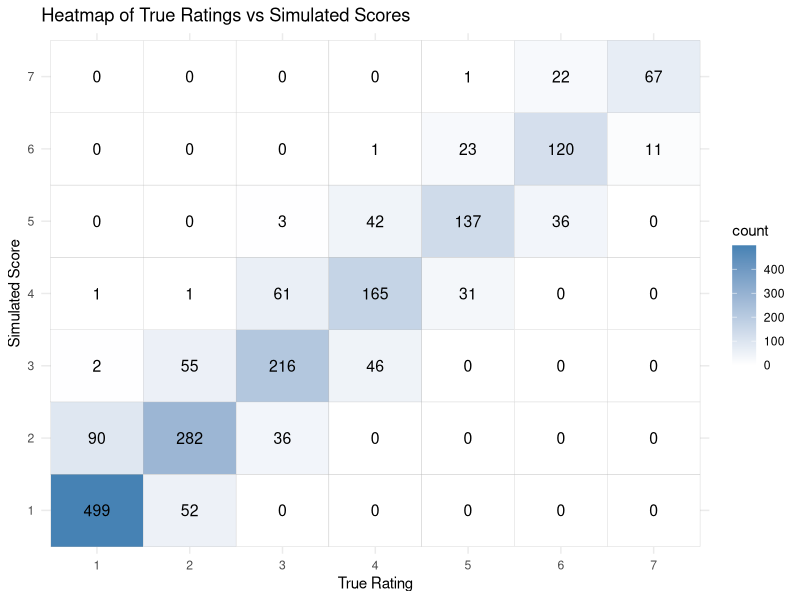

Write R code to recreate this figure.
# This script will create a simulation that applies a DOE concept to test the final screening under multiple 
## paper to rater matching methods

library(tidyverse)
library(dplyr)

# Simulation Shell for Grading 

# Simulation Shell for Grading Assignments in R with Modular Grader Profiles

# Load necessary libraries
library(dplyr)

# ---------------------------
# 1. Define Simulation Parameters
# ---------------------------

# Number of papers to simulate
n_papers <- 1000

# Grader load constraints
min_papers <- 30
max_papers <- 150

# Define grader profiles.
# Each element is a list with two elements:
#  - dist_type: the distribution used to simulate grading error.
#  - params: a list of parameters for that distribution.
#
# In this proof-of-concept we have two types:
# For example, "good" graders use a normal distribution with bias 0 and sd 0.5;
# "bad" graders use a gamma distribution with shape 2 and scale 0.5.
grader_profiles <- list(
  good = list(dist_type = "normal", params = list(bias = 0, sd = 0.5)),
  bad = list(dist_type = "gamma", params = list(shape = 2, scale = 0.5))
)

# Proportions for each grader type (order should match names(grader_profiles))
grader_proportions <- c(good = 0.9, bad = 0.1)

# True rating distribution probabilities for ratings 1 (most likely) to 7 (least likely)
rating_probs <- c(0.3, 0.2, 0.15, 0.12, 0.1, 0.08, 0.05)

# Determine number of graders.
# For feasibility, we require: m * min_papers <= 2*n_papers <= m * max_papers.
n_graders <- ceiling(2 * n_papers / max_papers)
if(n_graders * min_papers > 2 * n_papers) {
  stop("The chosen parameters do not allow a feasible assignment (minimum load constraint violated).")
}

# ---------------------------
# 2. Define Helper Functions
# ---------------------------

# Function to generate papers with a "true" rating
generate_papers <- function(n_papers, rating_probs) {
  true_ratings <- sample(1:7, size = n_papers, replace = TRUE, prob = rating_probs)
  papers <- data.frame(paper_id = 1:n_papers, true_rating = true_ratings)
  return(papers)
}

# Function to generate grader profiles based on modular grader definitions.
# Each grader is assigned a type according to the specified proportions.
# The function stores the distribution type and a list of parameters.
generate_graders <- function(n_graders, grader_profiles, grader_proportions) {
  types <- names(grader_profiles)
  assigned_types <- sample(types, size = n_graders, replace = TRUE, prob = grader_proportions)
  # Retrieve the distribution type for each assigned grader type.
  dist_types <- sapply(assigned_types, function(x) grader_profiles[[x]]$dist_type)
  # Retrieve the parameter list for each assigned grader type.
  dist_params <- lapply(assigned_types, function(x) grader_profiles[[x]]$params)
  
  graders <- data.frame(grader_id = 1:n_graders,
                        grader_type = assigned_types,
                        dist_type = dist_types,
                        stringsAsFactors = FALSE)
  # Create a list column for distribution parameters.
  graders$dist_params <- I(dist_params)
  return(graders)
}

# Function to assign papers to graders.
# Each paper is assigned to two distinct graders.
# A rejection sampling approach ensures that each grader’s load is between min_papers and max_papers.
assign_papers <- function(n_papers, n_graders, min_papers, max_papers) {
  valid_assignment <- FALSE
  attempt <- 1
  max_attempts <- 10000
  
  while(!valid_assignment && attempt <= max_attempts) {
    # Create an assignment data frame: 2 rows per paper (one for each grader)
    assignments <- data.frame(paper_id = rep(1:n_papers, each = 2),
                              grader_id = NA)
    
    # For each paper, randomly select two distinct graders
    for (i in 1:n_papers) {
      assignments$grader_id[(2*i - 1):(2*i)] <- sample(1:n_graders, size = 2, replace = FALSE)
    }
    
    # Calculate the number of assignments per grader
    grader_loads <- table(assignments$grader_id)
    
    if(all(grader_loads >= min_papers & grader_loads <= max_papers)) {
      valid_assignment <- TRUE
    }
    attempt <- attempt + 1
  }
  
  if(!valid_assignment) {
    stop("Failed to generate a valid assignment within the maximum number of attempts.")
  }
  
  return(assignments)
}

# Function to simulate the grader's score given the paper's true rating.
# This function uses the grader's distribution type and parameters to generate an error,
# which is then added to the true rating.
simulate_score <- function(true_rating, dist_type, params) {
  if(dist_type == "normal") {
    # For a normal distribution, sample an error with given bias and sd.
    error <- rnorm(1, mean = params$bias, sd = params$sd)
    score <- true_rating + error
  } else if(dist_type == "gamma") {
    # For a gamma distribution, sample an error and center it by subtracting its mean.
    error <- rgamma(1, shape = params$shape, scale = params$scale) - (params$shape * params$scale)
    score <- true_rating + error
  } else {
    stop("Distribution type not recognized.")
  }
  # Ensure the score is an integer between 1 and 7.
  score <- round(score)
  score <- min(max(score, 1), 7)
  return(score)
}

# Function to simulate grading.
# It merges paper, assignment, and grader information and uses simulate_score to generate the score.
simulate_grading <- function(papers, assignments, graders) {
  # Merge assignments with paper true ratings and grader profiles
  sim_data <- merge(assignments, papers, by = "paper_id")
  sim_data <- merge(sim_data, graders, by = "grader_id")
  
  # Apply the simulate_score function row-wise.
  sim_data <- sim_data %>%
    rowwise() %>%
    mutate(simulated_score = simulate_score(true_rating, dist_type, dist_params)) %>%
    ungroup()
  
  return(sim_data)
}

# Function to compute benchmarking metrics.
# Calculates mean absolute error (MAE), mean squared error (MSE), and classification accuracy.
compute_benchmarks <- function(sim_data) {
  sim_data <- sim_data %>%
    mutate(error = simulated_score - true_rating,
           abs_error = abs(error),
           sq_error = error^2)
  
  mae <- mean(sim_data$abs_error)
  mse <- mean(sim_data$sq_error)
  classification_rate <- mean(sim_data$simulated_score == sim_data$true_rating)
  
  benchmarks <- list(mae = mae,
                     mse = mse,
                     classification_rate = classification_rate)
  return(benchmarks)
}

# ---------------------------
# 3. Main Simulation Function
# ---------------------------

run_simulation <- function(n_papers, n_graders, min_papers, max_papers, rating_probs,
                           grader_profiles, grader_proportions) {
  papers <- generate_papers(n_papers, rating_probs)
  graders <- generate_graders(n_graders, grader_profiles, grader_proportions)
  assignments <- assign_papers(n_papers, n_graders, min_papers, max_papers)
  sim_data <- simulate_grading(papers, assignments, graders)
  benchmarks <- compute_benchmarks(sim_data)
  
  return(list(papers = papers,
              graders = graders,
              assignments = assignments,
              sim_data = sim_data,
              benchmarks = benchmarks))
}

# ---------------------------
# 4. Run the Simulation
# ---------------------------

simulation_results <- run_simulation(n_papers, n_graders, min_papers, max_papers, rating_probs,
                                     grader_profiles, grader_proportions)

# Display benchmark results
print(simulation_results$benchmarks)






# Assume simulation_results$sim_data is available from the simulation.
# Create a count table for each (true_rating, simulated_score) pair.
score_counts <- simulation_results$sim_data %>%
  group_by(true_rating, simulated_score) %>%
  summarise(count = n(), .groups = "drop")

# Ensure all 7 x 7 combinations are represented (fill missing combinations with 0)
all_combinations <- expand.grid(true_rating = 1:7, simulated_score = 1:7)
score_counts <- left_join(all_combinations, score_counts, by = c("true_rating", "simulated_score"))
score_counts$count[is.na(score_counts$count)] <- 0

# Create the heatmap with ggplot2
heatmap_plot <- ggplot(score_counts, aes(x = factor(true_rating), y = factor(simulated_score), fill = count)) +
  geom_tile(color = "grey") +
  geom_text(aes(label = count), size = 4) +
  scale_fill_gradient(low = "white", high = "steelblue") +
  labs(x = "True Rating", y = "Simulated Score",
       title = "Heatmap of True Ratings vs Simulated Scores") +
  theme_minimal()

# Display the plot
print(heatmap_plot)







